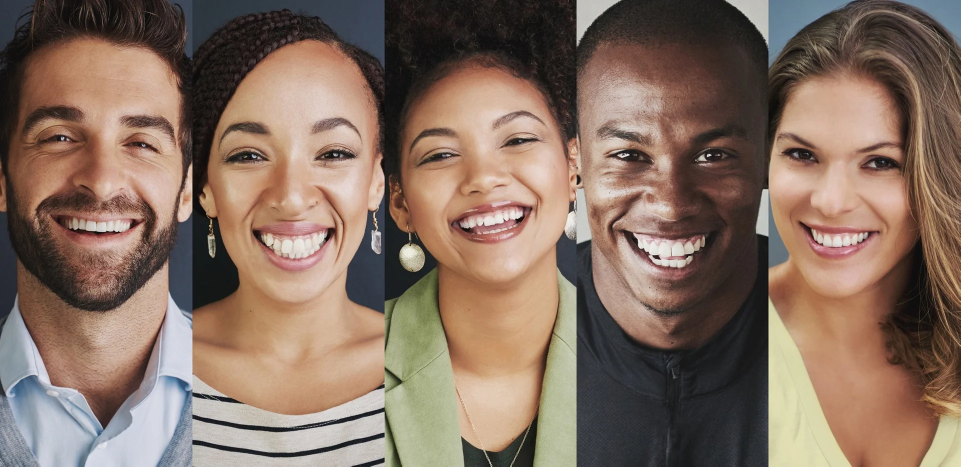
#> input picture opencv/Photos/Group.webp, 1921 x 933 px, found by its file name (shown at 1/2 size)
$ python face_detect.py
#> lines starting #> are read from the running program, lines starting #| are printed output that depends on the picture; after the words box and inside, x2 and y2 are one past the last pixel; in counts of white or black regions, pixels touching at a corner belong together
import cv2 as cv

img = cv.imread('Photos/group.webp')
#> img is the input picture: shape (933, 1921, 3); mean B, G, R 97, 111.1, 133.3

cv.imshow('Face', img)
gray = cv.cvtColor(img, cv.COLOR_BGR2GRAY)
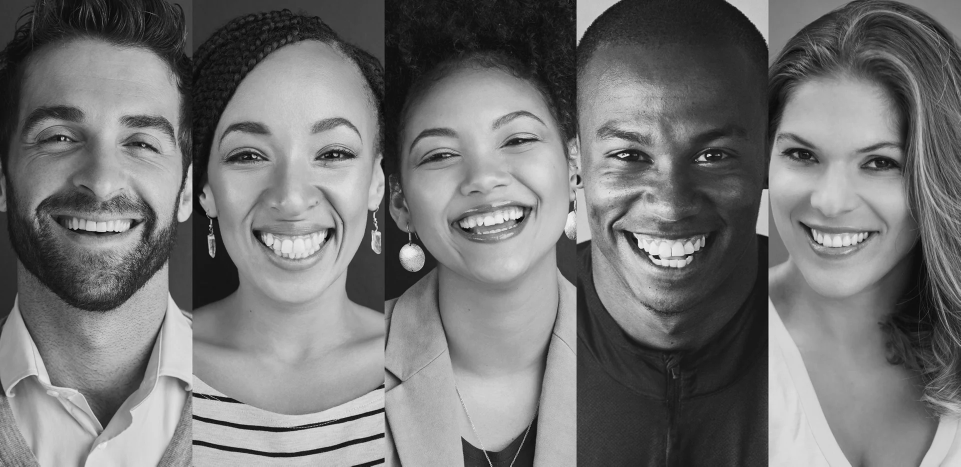
#> gray: shape (933, 1921) (shown at 1/2 size); min 0, max 253, mean 116.1
cv.imshow('Gray Person', gray)

haar_cascade = cv.CascadeClassifier('haar_face.xml')

faces_rect = haar_cascade.detectMultiScale(gray, scaleFactor=1.1, minNeighbors=3)
#> faces_rect = [[21, 126, 395, 395], [1470, 177, 387, 387], [765, 136, 416, 416], [364, 128, 451, 451], [1107, 130, 466, 466]]
print(f'Number of faces found= {len(faces_rect)}')
#| Number of faces found= 5

for (x, y, w, h) in faces_rect:
    cv.rectangle(img, (x,y), (x+w,y+h), (0,255,0), thickness=2)
    cv.putText(img, f'Number of faces found= {len(faces_rect)}', (250, 380), cv.FONT_HERSHEY_TRIPLEX, 1.0, (0,255,0), 2)
#> this loop made 5 passes
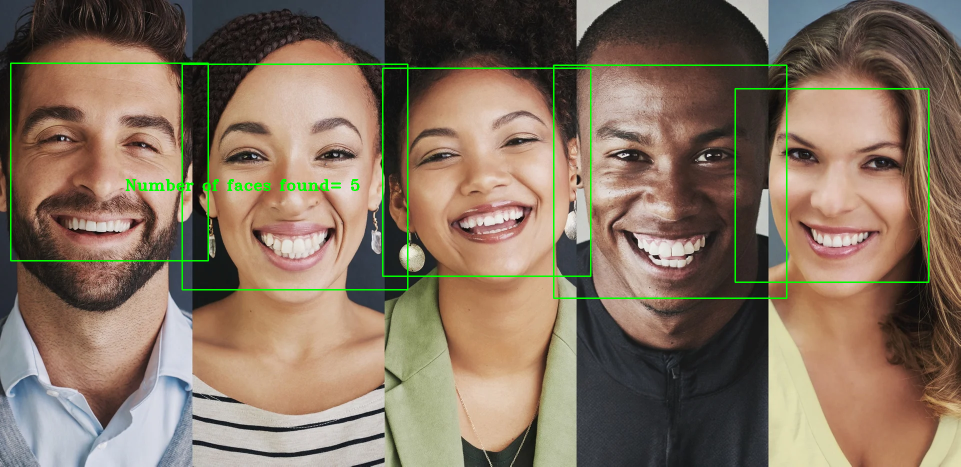
#> img: shape (933, 1921, 3) (shown at 1/2 size); 1.62% of pixels changed, all inside (x1, y1, x2, y2) = (20, 125, 1859, 598)
cv.imshow('Detected Faces', img)

cv.waitKey(0)

$ run again, with opencv/Photos/mehmet.jpg saved as opencv/Photos/Group.webp
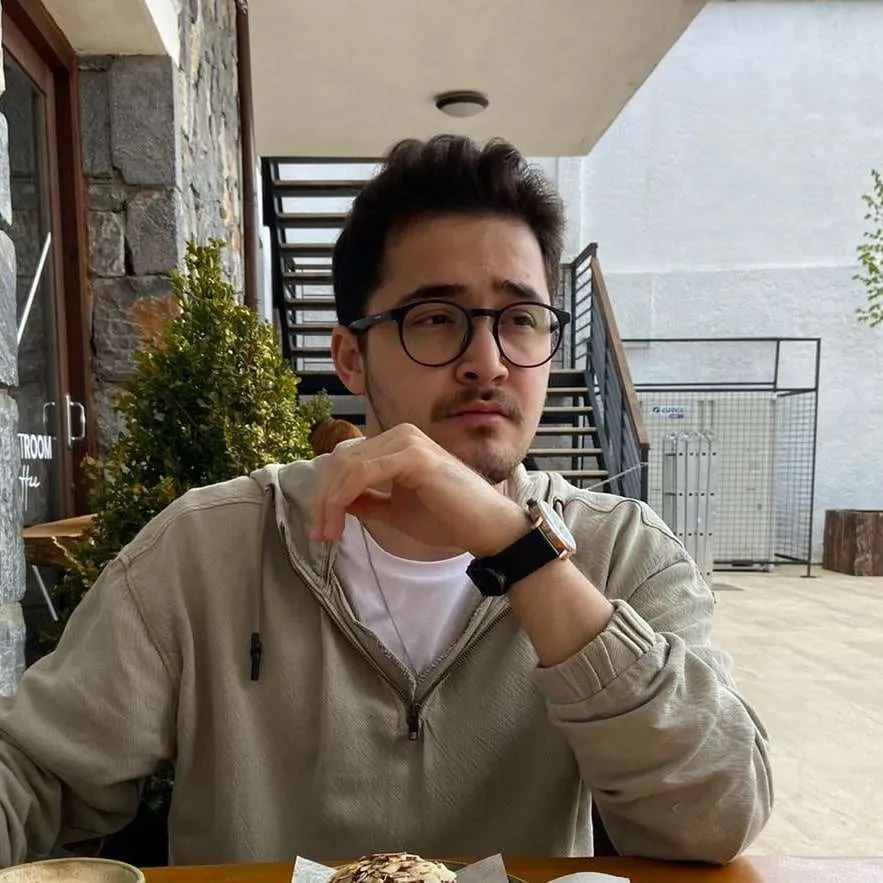
#> input picture opencv/Photos/mehmet.jpg, 883 x 883 px, found by its file name
#> img is the input picture: shape (883, 883, 3); mean B, G, R 109.2, 120.8, 129
#> `gray = cv.cvtColor(img, cv.COLOR_BGR2GRAY)`:
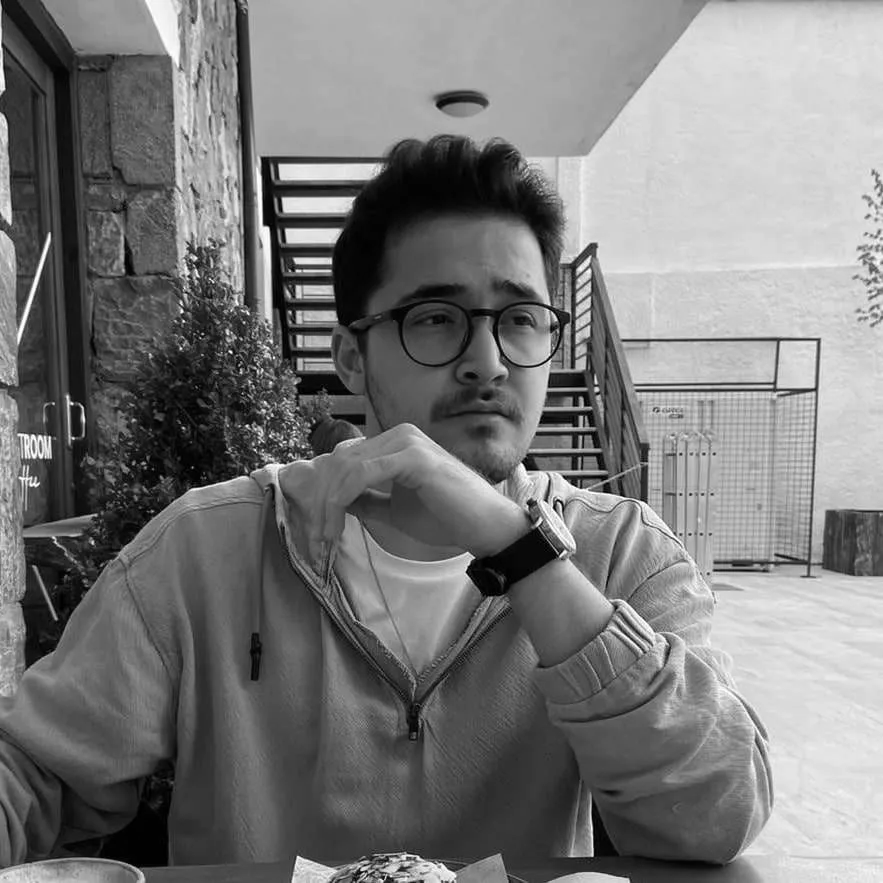
#> gray: shape (883, 883); min 0, max 255, mean 121.9
#> faces_rect = [[275, 277, 73, 73], [358, 229, 227, 227]]
#| Number of faces found= 2
#> the loop `for (x, y, w, h) in faces_rect:` made 2 passes
#> after the loop `for (x, y, w, h) in faces_rect:`:
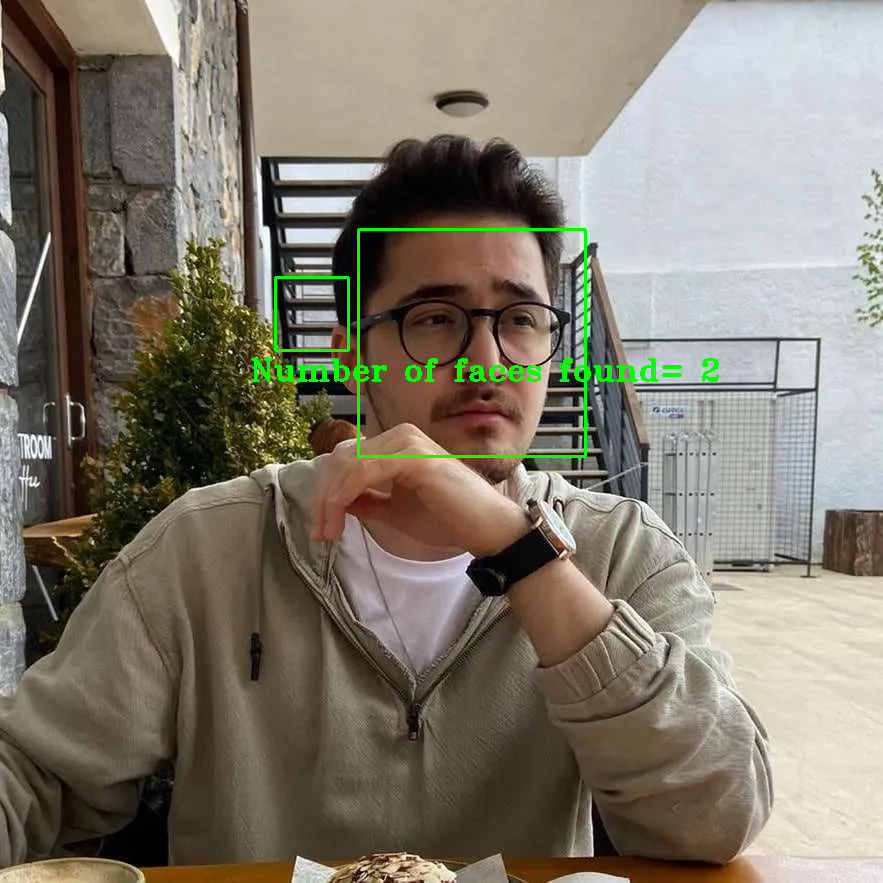
#> img: shape (883, 883, 3); 0.95% of pixels changed, all inside (x1, y1, x2, y2) = (251, 228, 719, 458)

$ run again, with opencv/Photos/mehmet2.jpg saved as opencv/Photos/Group.webp
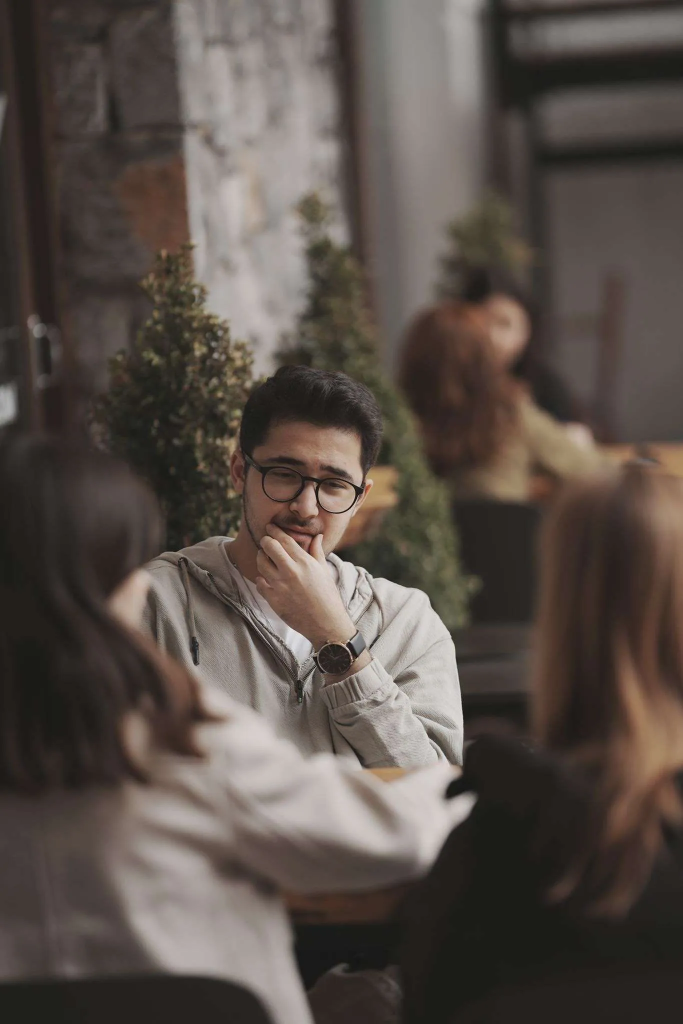
#> input picture opencv/Photos/mehmet2.jpg, 1366 x 2048 px, found by its file name (shown at 1/2 size)
#> img is the input picture: shape (2048, 1366, 3); mean B, G, R 72.7, 78.9, 88.5
#> `gray = cv.cvtColor(img, cv.COLOR_BGR2GRAY)`:
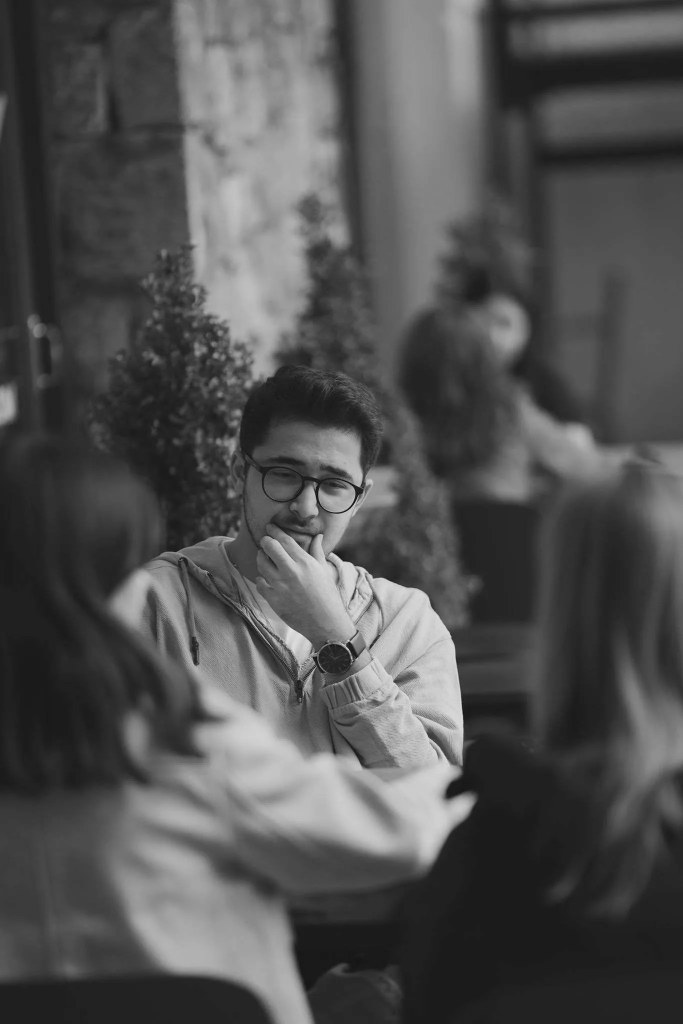
#> gray: shape (2048, 1366) (shown at 1/2 size); min 1, max 247, mean 81.1
#> faces_rect = [[178, 846, 53, 53], [468, 846, 283, 283]]
#| Number of faces found= 2
#> the loop `for (x, y, w, h) in faces_rect:` made 2 passes
#> after the loop `for (x, y, w, h) in faces_rect:`:
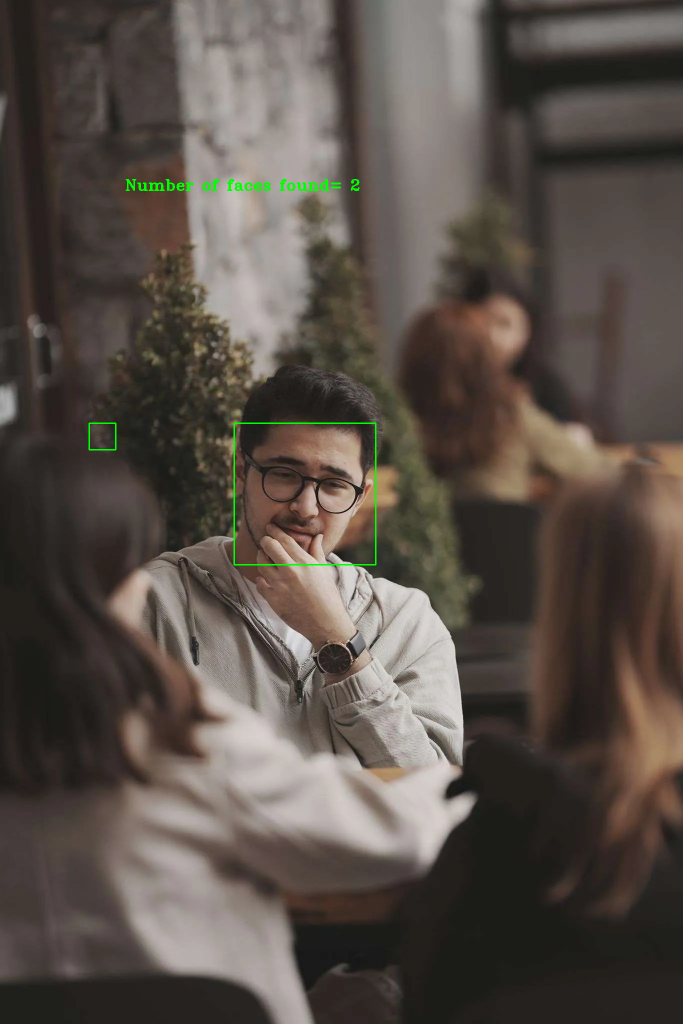
#> img: shape (2048, 1366, 3) (shown at 1/2 size); 0.28% of pixels changed, all inside (x1, y1, x2, y2) = (177, 358, 753, 1131)
